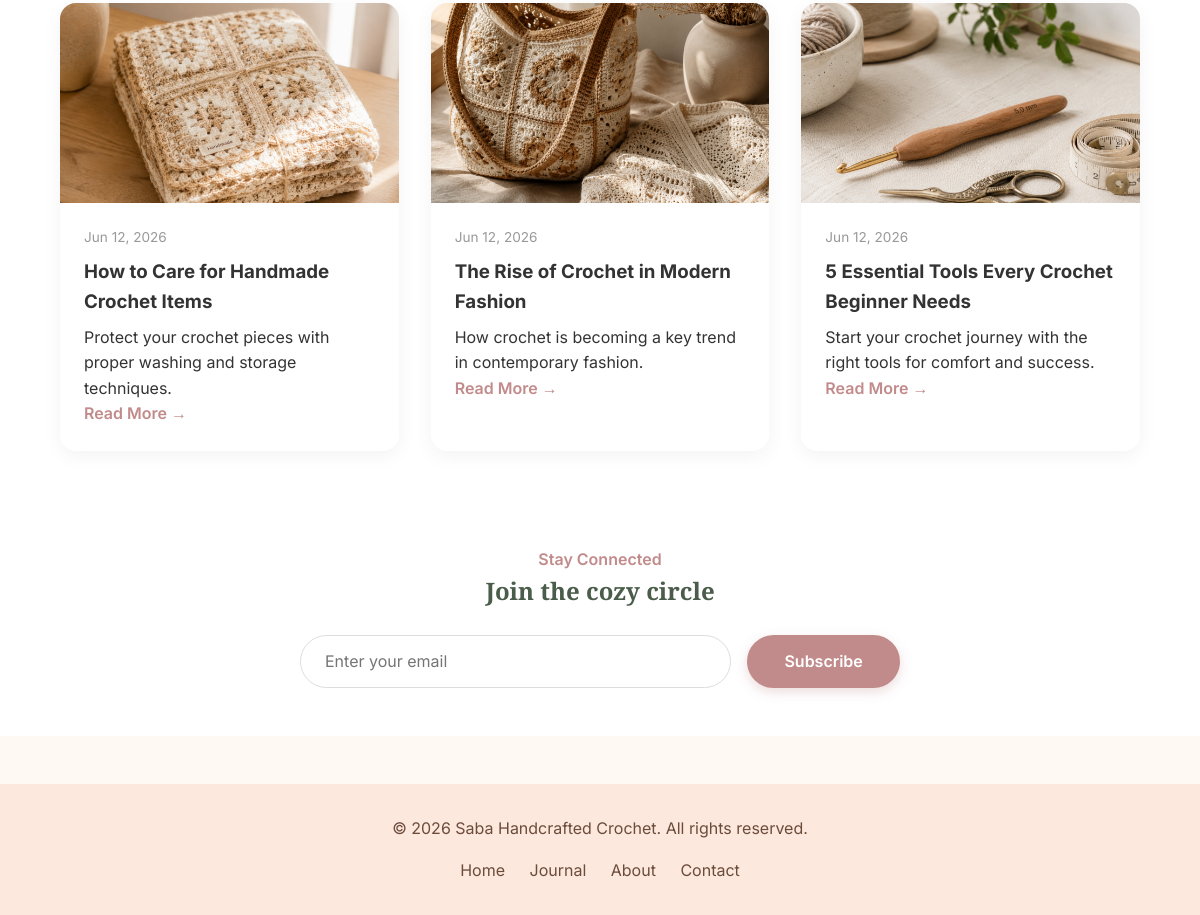
Before: / (lower part) with the older database file.
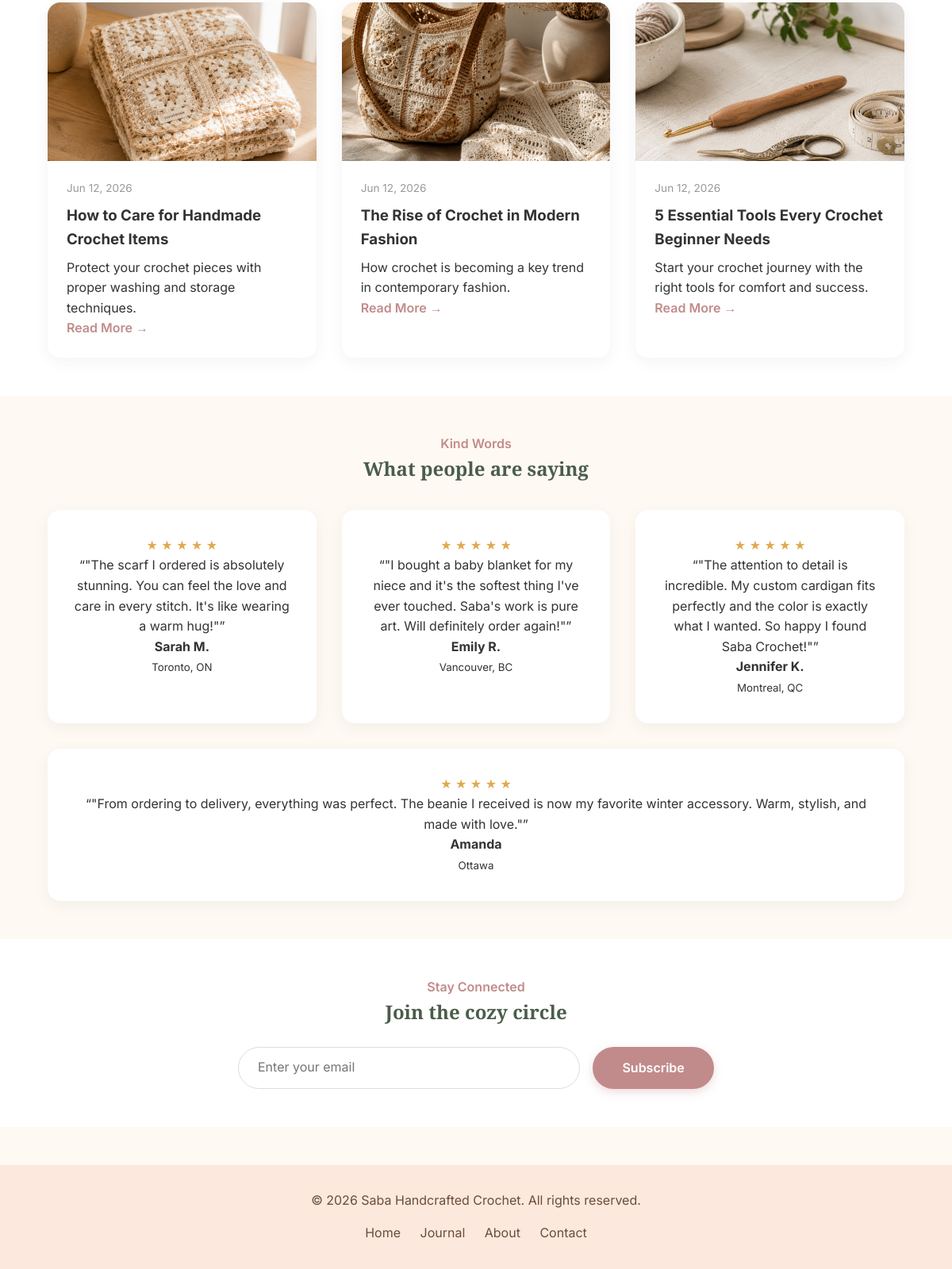
After: the same page with the newer database file.
### core/models.py (models this page shows, shortened)
class BlogPost(models.Model):
    title = models.CharField(max_length=200)
    slug = models.SlugField(unique=True, blank=True, null=True)
    summary = models.TextField(help_text="A short preview of the post.")
    content = models.TextField()
    image = models.ImageField(
        upload_to='blog_images/',
        blank=True,
        null=True,
        help_text="Upload a cozy image for this post."
    )
    created_at = models.DateTimeField(auto_now_add=True)
    updated_at = models.DateTimeField(auto_now=True)
    class Meta:
        ordering = ['-created_at']

class Testimonial(models.Model):
    client_name = models.CharField(max_length=100)
    location = models.CharField(max_length=100, blank=True, null=True, help_text="e.g., Toronto, ON")
    rating = models.IntegerField(default=5, choices=[(i, f"{i} Stars") for i in range(1, 6)])
    quote = models.TextField()
    is_active = models.BooleanField(default=True)

### core/views.py (the view, shortened to what this page needs)
# urls.py: path('', views.home, name='home'),
def home(request):
    recent_posts = BlogPost.objects.all().order_by('-created_at')[:3]
    testimonials = Testimonial.objects.filter(is_active=True)
    context = {
        'testimonials': testimonials,
        'recent_posts': recent_posts
    }
    return render(request, 'home.html', context)

### templates/home.html (shortened to what this page needs)
{% load static %}
<!DOCTYPE html>
<html lang="en">
<head>
    <link rel="stylesheet" href="{% static 'css/style.css' %}">
</head>
<body>
    {% if recent_posts %}
    <section style="background:#fff; padding:3rem 5%;">
        <div style="max-width:1200px; margin:0 auto;">
            <div style="display:flex; gap:2rem; flex-wrap:wrap; justify-content:center;">
                {% for post in recent_posts %}
                <div
                    style="flex:1 1 280px; background:white; border-radius:16px; overflow:hidden; box-shadow:0 5px 20px rgba(0,0,0,0.05);">
                    {% if post.image %}
                    <img src="{{ post.image.url }}" alt="{{ post.title }}"
                        style="width:100%; height:200px; object-fit:cover;">
                    {% endif %}
                    <div style="padding:1.5rem;">
                        <p style="color:#999; font-size:0.85rem;">{{ post.created_at|date:"M d, Y" }}</p>
                        <h3 style="margin:0.5rem 0;">{{ post.title }}</h3>
                        <p>{{ post.summary|truncatewords:25 }}</p>
                        <a href="{% url 'blog_detail' post.slug %}" style="color:#C28B8B; font-weight:600;">Read More
                            →</a>
                    </div>
                </div>
                {% endfor %}
            </div>
        </div>
    </section>
    {% endif %}
    {% if testimonials %}
    <section style="padding:3rem 5%; text-align:center;">
        <p style="color:#C28B8B; font-weight:600;">Kind Words</p>
        <h2 style="font-family:'Playfair Display', serif; color:#4A5D4A; margin-bottom:2rem;">What people are saying
        </h2>
        <div style="display:flex; gap:2rem; flex-wrap:wrap; justify-content:center;">
            {% for item in testimonials %}
            <div
                style="flex:1 1 280px; background:#fff; padding:2rem; border-radius:16px; box-shadow:0 5px 20px rgba(0,0,0,0.05);">
                <div style="color:#e0a94f;">★ ★ ★ ★ ★</div>
                <p>“{{ item.quote }}”</p>
                <h4>{{ item.client_name }}</h4>
                {% if item.location %}<small>{{ item.location }}</small>{% endif %}
            </div>
            {% endfor %}
        </div>
    </section>
    {% endif %}
    <section style="background:#fff; padding:3rem 5%;">
        <div style="max-width:600px; margin:0 auto; text-align:center;">
            <p style="color:#C28B8B; font-weight:600;">Stay Connected</p>
            <h2 style="font-family:'Playfair Display', serif; color:#4A5D4A;">Join the cozy circle</h2>
            <form method="post" action="{% url 'home' %}"
                style="display:flex; gap:1rem; margin-top:1.5rem; justify-content:center; flex-wrap:wrap;">
                <input type="email" name="email" placeholder="Enter your email"
                    style="padding:0.8rem 1.5rem; border-radius:30px; border:1px solid #ddd; flex:1; min-width:200px;"
                    required>
                <button type="submit" class="btn btn-primary">Subscribe</button>
            </form>
        </div>
    </section>
    <footer style="background:#FDE8DD; padding:2rem 5%; margin-top:3rem;">
        <div style="max-width:1200px; margin:0 auto; text-align:center; color:#6B4C3B;">
            <p>© 2026 Saba Handcrafted Crochet. All rights reserved.</p>
            <div style="margin-top:1rem;">
                <a href="/" style="margin:0 10px; color:#6B4C3B;">Home</a>
                <a href="{% url 'blog' %}" style="margin:0 10px; color:#6B4C3B;">Journal</a>
                <a href="{% url 'about' %}" style="margin:0 10px; color:#6B4C3B;">About</a>
                <a href="{% url 'contact' %}" style="margin:0 10px; color:#6B4C3B;">Contact</a>
            </div>
        </div>
    </footer>
</body>
</html>

### static/css/style.css (style rules this page uses)
:root { --bg: #F5E6D3; --surface: #fffaf5; --surface-2: #f9efe3; --primary: #8B5E3C; --primary-dark: #6f492f; --accent: #C45A3C; --accent-dark: #a9472d; --text: #6D6A75; --heading: #4e3422; --border: rgba(139, 94, 60, 0.16); --border-strong: rgba(139, 94, 60, 0.28); --white: #ffffff; --success-bg: #eaf7ee; --success-text: #1f6b2c; --success-border: #cfe8d6; --info-bg: #eef5ff; --info-text: #2456a6; --info-border: #cdddf8; --shadow-soft: 0 18px 40px rgba(98, 72, 52, 0.08); --shadow-card: 0 20px 50px rgba(98, 72, 52, 0.10); --radius-lg: 28px; --radius-md: 20px; --radius-sm: 14px; --container: 1160px; }
* { margin: 0; padding: 0; box-sizing: border-box; }
html { scroll-behavior: smooth; }
body { font-family: 'Inter', sans-serif; background: radial-gradient(circle at top left, rgba(255, 255, 255, 0.45), transparent 28%), linear-gradient(to bottom, #f8ecdf 0%, var(--bg) 35%, #f7e9db 100%); color: var(--text); line-height: 1.7; }
img { max-width: 100%; display: block; }
a { text-decoration: none; color: inherit; }
button, input, textarea, select { font: inherit; }
button { border: none; background: none; }
.btn { display: inline-flex; align-items: center; justify-content: center; padding: 14px 24px; border-radius: 999px; border: none; cursor: pointer; font-weight: 700; transition: all 0.3s ease; text-align: center; line-height: 1.2; }
.btn-primary { background: var(--accent); color: var(--white); box-shadow: 0 10px 24px rgba(196, 90, 60, 0.20); }

### templates/home.html (style rules this page uses)
:root { --cream: #FFF9F3; --soft-peach: #FDE8DD; --warm-brown: #6B4C3B; --dusty-pink: #C28B8B; --dark-green: #4A5D4A; }
* { margin: 0; padding: 0; box-sizing: border-box; }
body { font-family: 'Inter', sans-serif; background: var(--cream); color: #333; line-height: 1.6; }
.btn { padding: 0.75rem 2.2rem; border-radius: 30px; font-weight: 600; text-decoration: none; display: inline-block; transition: all 0.3s; cursor: pointer; border: 2px solid transparent; }
.btn-primary { background: var(--dusty-pink); color: white; border-color: var(--dusty-pink); box-shadow: 0 4px 12px rgba(194, 139, 139, 0.3); }

Changed rows visible on the page:
added Testimonial: quote "\"The scarf I ordered is absolutely stunning. You can feel the love and care in every stitch. It's like wearing a warm hug!\"", client_name "Sarah M.", location "Toronto, ON"
added Testimonial: quote "\"I bought a baby blanket for my niece and it's the softest thing I've ever touched. Saba's work is pure art. Will definitely order again!\"", client_name "Emily R.", location "Vancouver, BC"
added Testimonial: quote "\"The attention to detail is incredible. My custom cardigan fits perfectly and the color is exactly what I wanted. So happy I found Saba Crochet!\"", client_name "Jennifer K.", location "Montreal, QC"
added Testimonial: quote "\"From ordering to delivery, everything was perfect. The beanie I received is now my favorite winter accessory. Warm, stylish, and made with love.\"", client_name "Amanda", location "Ottawa"
Other visible differences:
text now shown: "Kind Words What people are saying"
